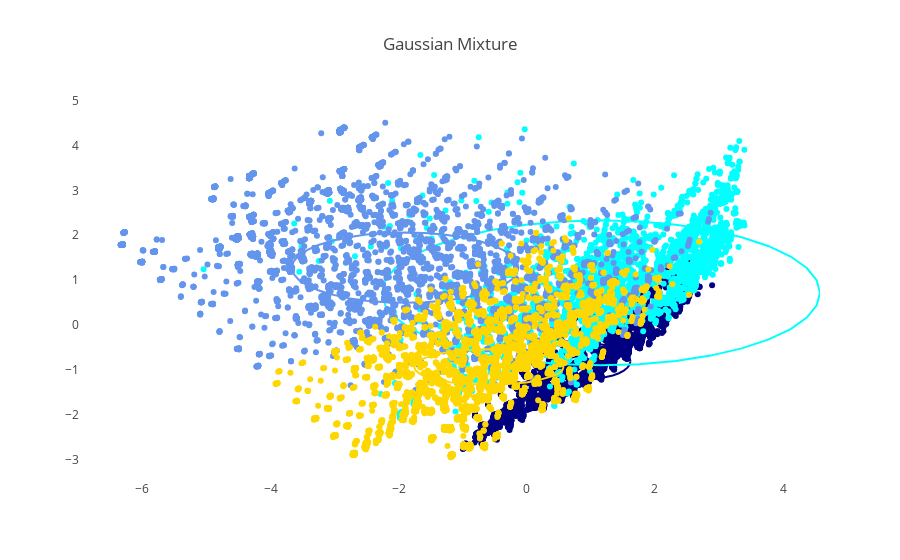

The cell this chart's notebook holds for it:
### Code cell
#from plotly.plotly import iplot
from plotly.offline import download_plotlyjs, init_notebook_mode, plot, iplot
init_notebook_mode(connected=True)
iplot(fig)
